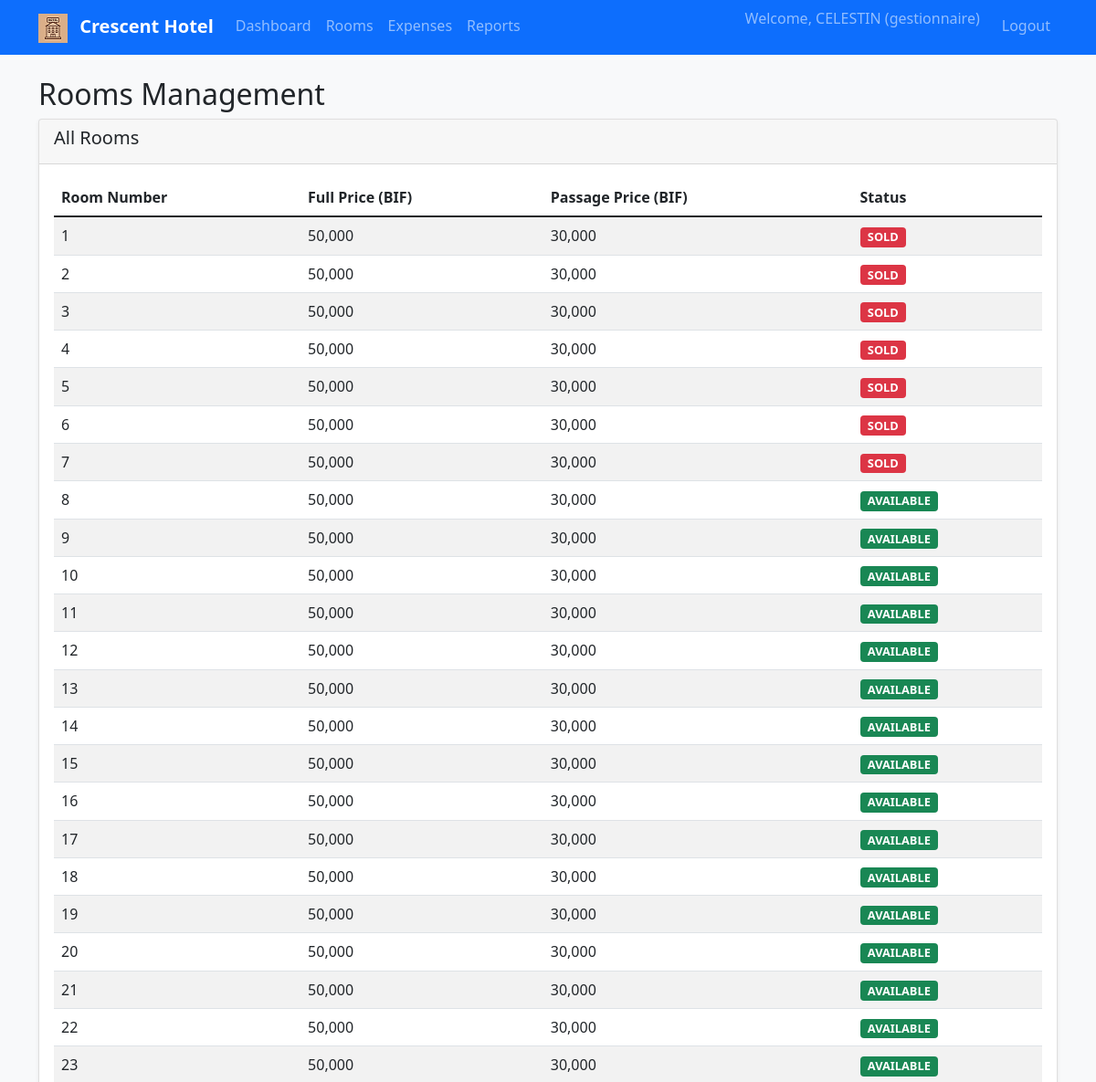
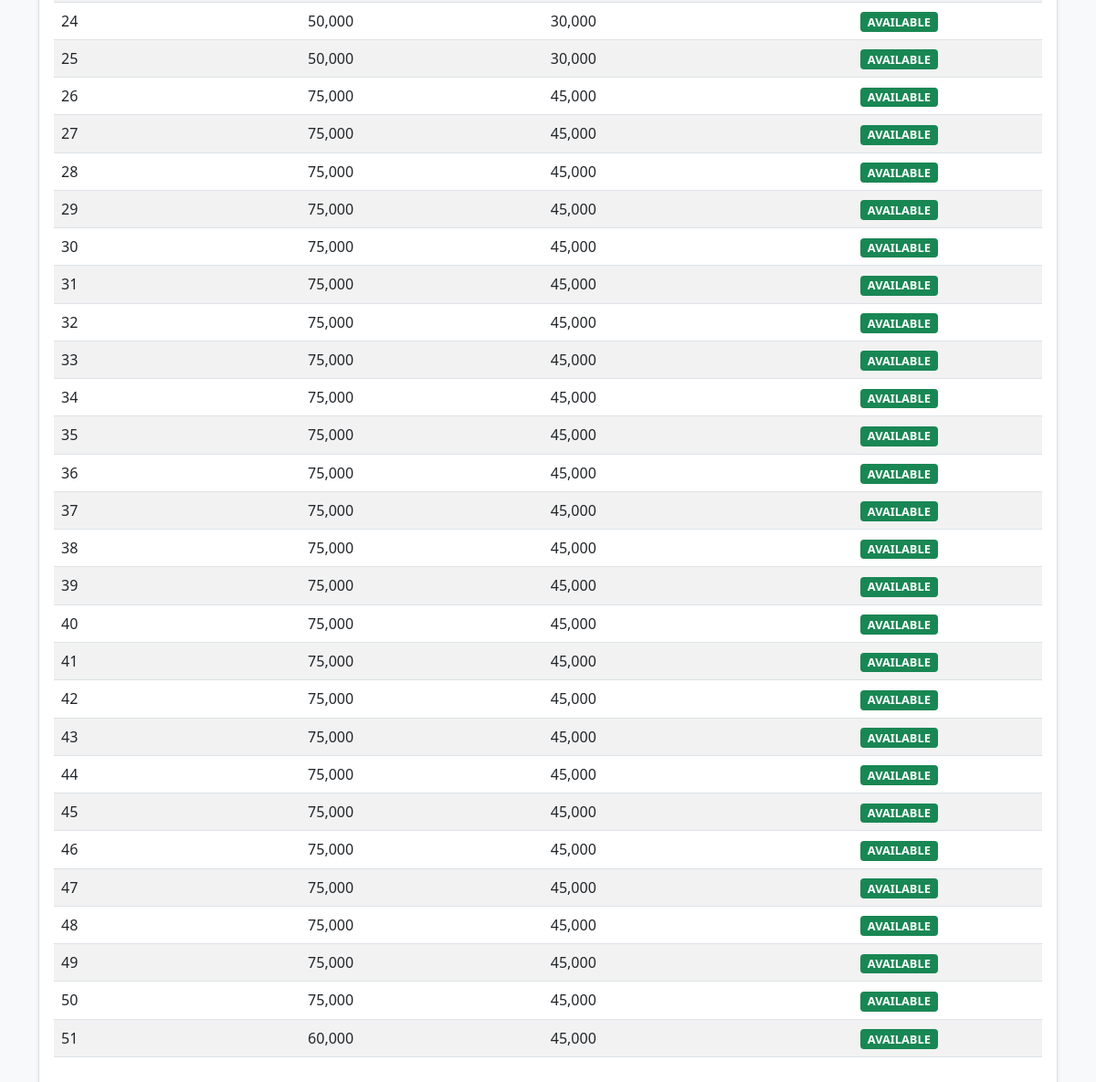
Page /rooms (signed in) on the earlier database version (2 pictures, top to bottom).
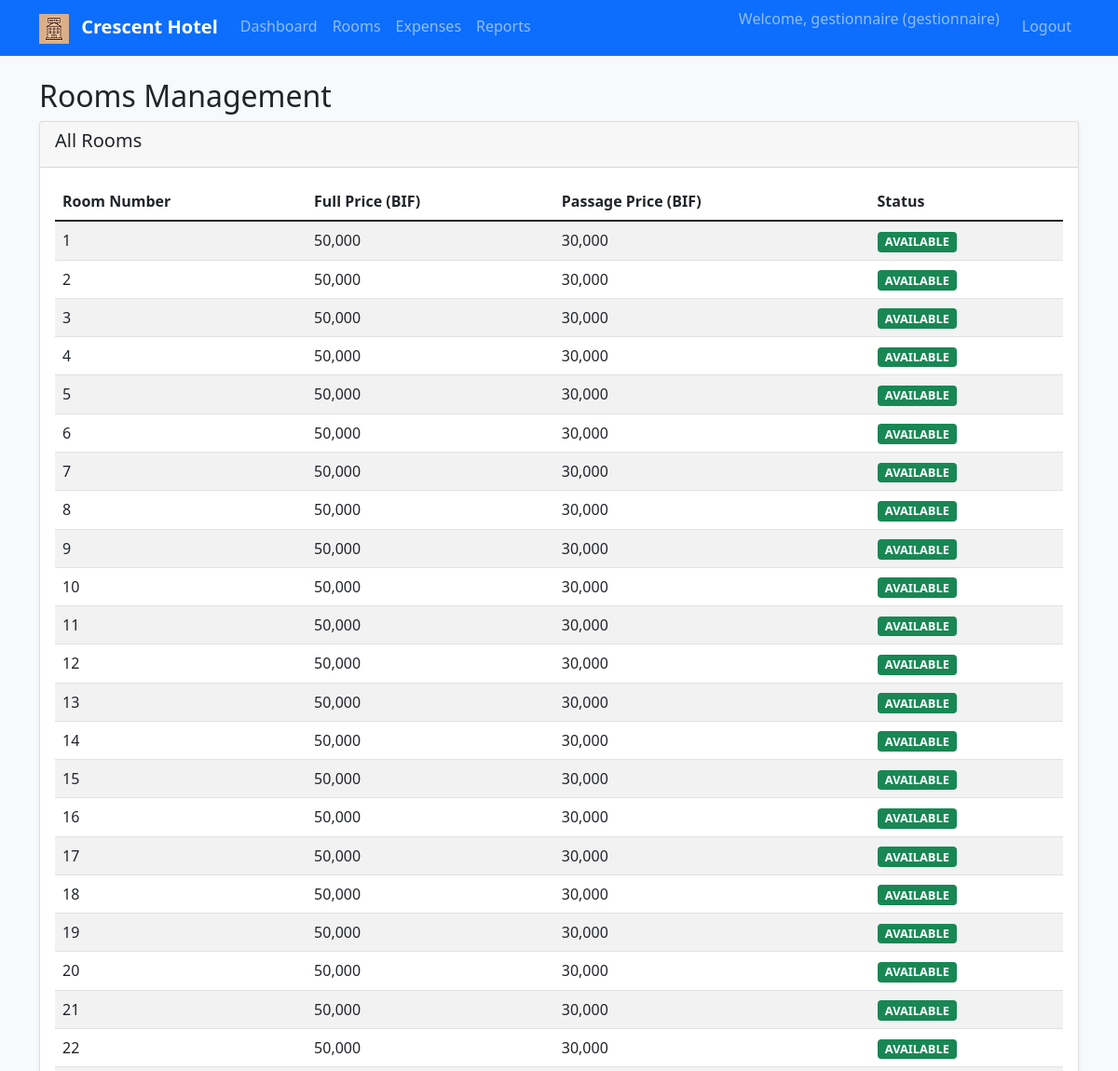
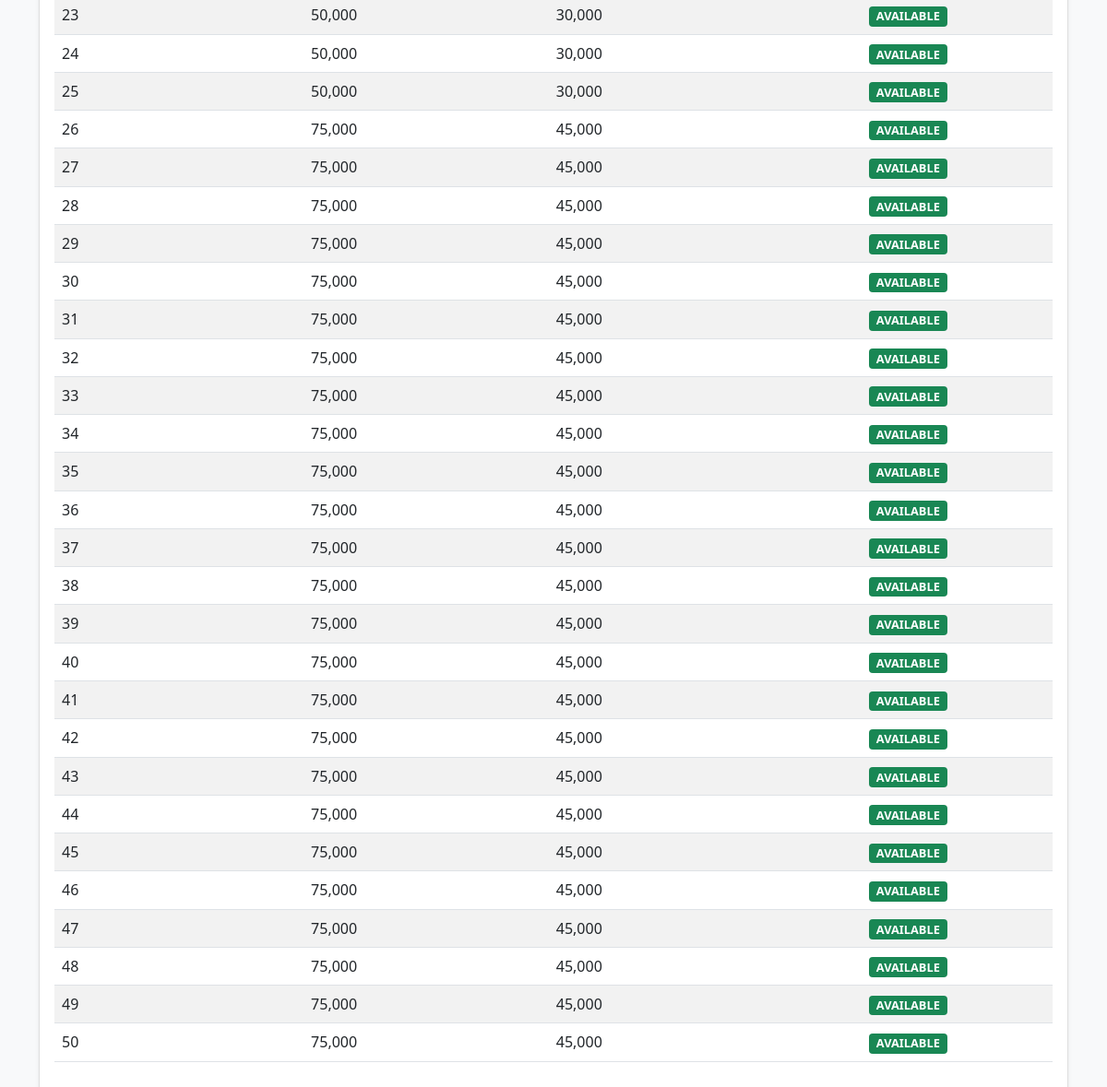
Same page on the later database version (2 pictures, top to bottom).
### tables this page shows
CREATE TABLE "rooms" (
                room_id INTEGER PRIMARY KEY AUTOINCREMENT,
                room_number INTEGER UNIQUE NOT NULL,
                status TEXT DEFAULT 'available',
                price_full REAL NOT NULL,
                price_passage REAL NOT NULL
            );

### app.py (the view)
@app.route('/rooms')
@login_required()
def rooms():
    conn = get_db_connection()
    rooms = conn.execute('SELECT * FROM rooms ORDER BY room_number').fetchall()
    conn.close()
    return render_template('rooms.html', rooms=rooms)

### app.py (called while the page is built)
def login_required(role=None):
    def decorator(f):
        @functools.wraps(f)
        def decorated_function(*args, **kwargs):
            if 'user_id' not in session:
                return redirect(url_for('login'))
            if role and session.get('role') != role:
                flash('Access denied. Insufficient permissions.', 'danger')
                return redirect(url_for('dashboard'))
            return f(*args, **kwargs)
        return decorated_function
    return decorator

### database.py (called while the page is built)
def get_db_connection():
    conn = sqlite3.connect('hotel.db')
    conn.row_factory = sqlite3.Row
    return conn

### templates/rooms.html (shortened to what this page needs)
{% extends "base.html" %}
{% block content %}
<div class="row">
    <div class="col-md-12">
        <h2>Rooms Management</h2>
        <div class="card">
            <div class="card-header">
                <h5>All Rooms</h5>
            </div>
            <div class="card-body">
                <div class="table-responsive">
                    <table class="table table-striped">
                        <thead>
                            <tr>
                                <th>Room Number</th>
                                <th>Full Price (BIF)</th>
                                <th>Passage Price (BIF)</th>
                                <th>Status</th>
                            </tr>
                        </thead>
                        <tbody>
                            {% for room in rooms %}
                            <tr>
                                <td>{{ room.room_number }}</td>
                                <td>{{ "{:,.0f}".format(room.price_full) }}</td>
                                <td>{{ "{:,.0f}".format(room.price_passage) }}</td>
                                <td>
                                    <span class="badge {% if room.status == 'available' %}bg-success{% else %}bg-danger{% endif %}">
                                        {{ room.status|upper }}
                                    </span>
                                </td>
                            </tr>
                            {% endfor %}
                        </tbody>
                    </table>
                </div>
            </div>
        </div>
    </div>
</div>
{% endblock %}

### templates/base.html (shortened to what this page needs)
<!DOCTYPE html>
<html lang="en">
<head>
    <link href="https://cdn.jsdelivr.net/npm/bootstrap@5.1.3/dist/css/bootstrap.min.css" rel="stylesheet">
    <link rel="stylesheet" href="{{ url_for('static', filename='css/style.css') }}">
</head>
<body>
    <nav class="navbar navbar-expand-lg navbar-dark bg-primary">
        <div class="container">
            <a class="navbar-brand" href="{{ url_for('index') if not session.get('user_id') else url_for('dashboard') }}">
                <img src="{{ url_for('static', filename='icons/icon-32x32.png') }}" alt="Logo" width="32" height="32" class="d-inline-block align-text-top me-2">
                Crescent Hotel
            </a>
            <div class="collapse navbar-collapse" id="navbarNav">
                <ul class="navbar-nav me-auto">
                    {% if session.get('user_id') %}
                        <li class="nav-item">
                            <a class="nav-link" href="{{ url_for('dashboard') }}">Dashboard</a>
                        </li>
                        <li class="nav-item">
                            <a class="nav-link" href="{{ url_for('rooms') }}">Rooms</a>
                        </li>
                        <li class="nav-item">
                            <a class="nav-link" href="{{ url_for('expenses') }}">Expenses</a>
                        </li>
                        <li class="nav-item">
                            <a class="nav-link" href="{{ url_for('reports') }}">Reports</a>
                        </li>
                    {% endif %}
                </ul>
                <ul class="navbar-nav">
                    {% if session.get('user_id') %}
                        <li class="nav-item">
                            <span class="navbar-text me-3">
                                Welcome, {{ session.username }} ({{ session.role }})
                            </span>
                        </li>
                        <li class="nav-item">
                            <a class="nav-link" href="{{ url_for('logout') }}">Logout</a>
                        </li>
                    {% else %}
                        <li class="nav-item">
                            <a class="nav-link" href="{{ url_for('login') }}">Login</a>
                        </li>
                    {% endif %}
                </ul>
            </div>
        </div>
    </nav>
    <div class="container mt-4">
        {% block content %}{% endblock %}
    </div>
</body>
</html>

### static/css/style.css (style rules this page uses)
body { background-color: #f8f9fa; -webkit-tap-highlight-color: transparent; -webkit-touch-callout: none; -webkit-user-select: none; user-select: none; }
.card { box-shadow: 0 0.125rem 0.25rem rgba(0, 0, 0, 0.075); border: 1px solid rgba(0, 0, 0, 0.125); transition: transform 0.2s ease-in-out; }
.navbar-brand { font-weight: bold; }
.table th { border-top: none; }
.badge { font-size: 0.8em; }
.btn, .nav-link, .form-control { min-height: 44px; min-width: 44px; }
button, a, .btn { -webkit-user-select: none; -moz-user-select: none; -ms-user-select: none; user-select: none; }
html { scroll-behavior: smooth; }

Differences in the rows shown:
removed rooms: room_number "51", price_full "60,000", price_passage "45,000", status "AVAILABLE"
changed rooms (number 1 of 50 on the later page): status "SOLD" → "AVAILABLE"
changed rooms (number 2 of 50 on the later page): status "SOLD" → "AVAILABLE"
changed rooms (number 3 of 50 on the later page): status "SOLD" → "AVAILABLE"
changed rooms (number 4 of 50 on the later page): status "SOLD" → "AVAILABLE"
changed rooms (number 5 of 50 on the later page): status "SOLD" → "AVAILABLE"
changed rooms (number 6 of 50 on the later page): status "SOLD" → "AVAILABLE"
changed rooms (number 7 of 50 on the later page): status "SOLD" → "AVAILABLE"
Other differences:
{{ session.username }}: "CELESTIN" → "gestionnaire"
